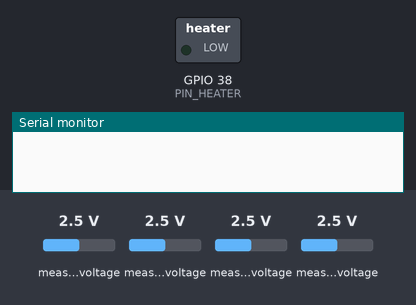
Simulated run of this sketch. Board: ESP32-S3. On the bench: switched loads named in the sketch (green lamp = pin HIGH), the last lines printed to the serial monitor. The test bench sets the inputs (shaded band); at power-on: measured voltage 2.5 V. No radio packets arrive unless stated. At 65.5 s the program puts the board to deep sleep or switches it off; the recording ends there.

Above: at 0.0 s.
At 0.9 s:
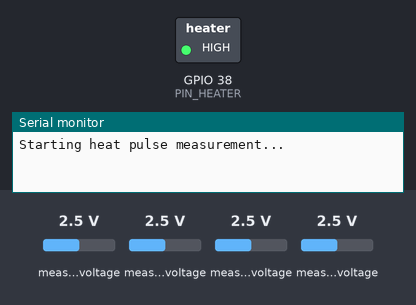
Timing chart, 0 to 6.4 s (numbered marks = the images above):
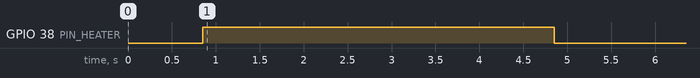

The sketch:

wx_flow.ino
```cpp
/*
 * WX-Flow — Aquifer Flow + Quality Probe Firmware
 * ESP32-S3 + 2× ADS1115 + SX1276 LoRa + SIM7000G
 *
 * Measures:
 *   - Groundwater flow velocity & direction (heat pulse method)
 *   - Conductivity / TDS
 *   - Temperature (PT1000 RTD)
 *   - Water level (submersible pressure transducer)
 * Transmits via LoRa (primary) + LTE Cat-M1 (fallback).
 */

#include <Wire.h>
#include <SPI.h>
#include <LoRa.h>
#include <Adafruit_ADS1X15.h>
#include <ArduinoJson.h>
#include "config.h"
#include "heat_pulse.h"

// ── Globals ─────────────────────────────────────────────────
Adafruit_ADS1115 ads_sensors;  // pressure, conductivity, PT1000
Adafruit_ADS1115 ads_therm;    // 4 thermistors

RTC_DATA_ATTR uint32_t boot_count = 0;
RTC_DATA_ATTR uint32_t tx_fail_count = 0;

struct FullReading {
    FlowResult flow;
    float conductivity_us;
    float tds_ppm;
    float water_temp_c;
    float water_level_ft;
    float pressure_psi;
    float battery_v;
    float solar_v;
};

// ── Forward Declarations ────────────────────────────────────
FullReading read_all();
float       read_pressure_psi();
float       read_conductivity();
float       read_pt1000_temp();
float       read_battery_voltage();
float       read_solar_voltage();
float       mapf(float x, float in_min, float in_max, float out_min, float out_max);
bool        send_lora(const FullReading &r);
bool        send_cellular(const FullReading &r);
String      build_json(const FullReading &r);
void        enter_deep_sleep();
void        sim_power_on();
void        sim_power_off();

// ── Setup ───────────────────────────────────────────────────
void setup() {
    Serial.begin(115200);
    boot_count++;

    Wire.begin(PIN_SDA, PIN_SCL);

    // ADS1115 #1 — sensor channels
    if (!ads_sensors.begin(ADS_ADDR_SENSORS)) {
        Serial.println("ADS #1 (sensors) not found");
    }
    ads_sensors.setGain(GAIN_ONE);

    // ADS1115 #2 — thermistor channels
    if (!ads_therm.begin(ADS_ADDR_THERM)) {
        Serial.println("ADS #2 (thermistors) not found");
    }
    ads_therm.setGain(GAIN_ONE);

    // LoRa
    LoRa.setPins(PIN_LORA_CS, PIN_LORA_RST, PIN_LORA_DIO0);
    SPI.begin(PIN_LORA_SCK, PIN_LORA_MISO, PIN_LORA_MOSI, PIN_LORA_CS);
    bool lora_ok = LoRa.begin(LORA_FREQ);
    if (lora_ok) {
        LoRa.setSpreadingFactor(LORA_SPREAD_FACTOR);
        LoRa.setSignalBandwidth(LORA_BANDWIDTH);
        LoRa.setTxPower(LORA_TX_POWER);
    }

    // Read everything (including ~65s heat pulse cycle)
    FullReading reading = read_all();

    Serial.printf("Boot #%u | Flow: %.1f cm/day @ %.0f° | EC: %.0f µS/cm | "
                  "T: %.1f°C | WL: %.2f ft | Batt: %.2fV\n",
                  boot_count, reading.flow.velocity_cm_day,
                  reading.flow.direction_deg, reading.conductivity_us,
                  reading.water_temp_c, reading.water_level_ft,
                  reading.battery_v);

    // Transmit
    bool sent = false;
    if (lora_ok) sent = send_lora(reading);
    if (!sent) sent = send_cellular(reading);

    if (!sent) tx_fail_count++;
    else tx_fail_count = 0;

    enter_deep_sleep();
}

void loop() {}

// ── Full Reading ────────────────────────────────────────────
FullReading read_all() {
    FullReading r;

    // Heat pulse flow measurement (~65 seconds)
    Serial.println("Starting heat pulse measurement...");
    r.flow = run_heat_pulse(ads_therm);
    Serial.printf("Flow: %.1f cm/day, direction: %.0f°, valid: %d\n",
                  r.flow.velocity_cm_day, r.flow.direction_deg, r.flow.valid);

    // Pressure → water level
    r.pressure_psi  = read_pressure_psi();
    r.water_level_ft = r.pressure_psi * PSI_TO_FT_WATER;
    if (r.water_level_ft < 0) r.water_level_ft = 0;

    // Conductivity
    r.conductivity_us = read_conductivity();
    r.tds_ppm = r.conductivity_us * 0.55f;  // approximate conversion factor

    // Temperature
    r.water_temp_c = read_pt1000_temp();

    // Power
    r.battery_v = read_battery_voltage();
    r.solar_v   = read_solar_voltage();

    return r;
}

// ── Individual Sensor Reads ─────────────────────────────────
float read_pressure_psi() {
    int16_t raw = ads_sensors.readADC_SingleEnded(CH_PRESSURE);
    float voltage = raw * 0.000125f;
    float psi = mapf(voltage, PRESSURE_V_MIN, PRESSURE_V_MAX,
                     PRESSURE_PSI_MIN, PRESSURE_PSI_MAX);
    return constrain(psi, PRESSURE_PSI_MIN, PRESSURE_PSI_MAX);
}

float read_conductivity() {
    // Atlas EZO-EC or DFRobot outputs 0–3.0V proportional to conductivity
    // 0V = 0 µS/cm, 3.0V = 100,000 µS/cm (adjustable via calibration)
    int16_t raw = ads_sensors.readADC_SingleEnded(CH_CONDUCTIVITY);
    float voltage = raw * 0.000125f;
    return mapf(voltage, 0.0f, 3.0f, 0.0f, 100000.0f);
}

float read_pt1000_temp() {
    // PT1000 in Wheatstone bridge with 1kΩ references
    // Output voltage is proportional to resistance deviation
    // PT1000: R = 1000 × (1 + 0.00385 × T)
    // Bridge output ΔV → ΔR → T
    int16_t raw = ads_sensors.readADC_SingleEnded(CH_PT1000);
    float voltage = raw * 0.000125f;

    // Approximate: bridge excitation 3.3V, all arms 1kΩ at 0°C
    // ΔV ≈ Vexc/4 × ΔR/R0 → ΔR = ΔV × 4 × R0 / Vexc
    float delta_r = voltage * 4.0f * 1000.0f / 3.3f;
    float resistance = 1000.0f + delta_r;
    float temp_c = (resistance / 1000.0f - 1.0f) / 0.00385f;

    return temp_c;
}

float read_battery_voltage() {
    int raw = analogRead(PIN_BATTERY_ADC);
    return (raw / 4095.0f) * 3.3f * 2.0f;
}

float read_solar_voltage() {
    int raw = analogRead(PIN_SOLAR_ADC);
    return (raw / 4095.0f) * 3.3f * 2.0f;
}

float mapf(float x, float in_min, float in_max, float out_min, float out_max) {
    return (x - in_min) * (out_max - out_min) / (in_max - in_min) + out_min;
}

// ── LoRa ────────────────────────────────────────────────────
bool send_lora(const FullReading &r) {
    String json = build_json(r);
    LoRa.beginPacket();
    LoRa.print(json);
    bool ok = LoRa.endPacket();
    Serial.printf("LoRa TX: %s\n", ok ? "OK" : "FAIL");
    return ok;
}

// ── Cellular ────────────────────────────────────────────────
bool send_cellular(const FullReading &r) {
    Serial1.begin(115200, SERIAL_8N1, PIN_SIM_RX, PIN_SIM_TX);
    sim_power_on();
    delay(3000);

    Serial1.println("AT");
    delay(500);
    Serial1.println("AT+CNACT=1,\"" APN "\"");
    delay(3000);

    String json = build_json(r);

    Serial1.println("AT+SHCONF=\"URL\",\"https://" SERVER_HOST API_ENDPOINT "\"");
    delay(500);
    Serial1.println("AT+SHCONF=\"BODYLEN\",2048");
    delay(500);
    Serial1.println("AT+SHCONF=\"HEADERLEN\",350");
    delay(500);
    Serial1.println("AT+SHCONN");
    delay(3000);
    Serial1.println("AT+SHCHEAD");
    delay(200);
    Serial1.println("AT+SHAHEAD=\"Content-Type\",\"application/json\"");
    delay(200);
    Serial1.printf("AT+SHBOD=%d,10000\r\n", json.length());
    delay(200);
    Serial1.print(json);
    delay(1000);
    Serial1.println("AT+SHREQ=\"" API_ENDPOINT "\",3");
    delay(5000);

    String resp = "";
    unsigned long start = millis();
    while (millis() - start < 5000) {
        if (Serial1.available()) resp += (char)Serial1.read();
    }

    Serial1.println("AT+SHDISC");
    delay(500);
    Serial1.println("AT+CNACT=0");
    sim_power_off();

    bool ok = resp.indexOf("200") >= 0;
    Serial.printf("Cell TX: %s\n", ok ? "OK" : "FAIL");
    return ok;
}

// ── JSON ────────────────────────────────────────────────────
String build_json(const FullReading &r) {
    JsonDocument doc;

    doc["device_id"]   = DEVICE_ID;
    doc["device_type"] = DEVICE_TYPE;
    doc["fw_version"]  = FIRMWARE_VERSION;
    doc["boot_count"]  = boot_count;

    // Flow data
    JsonObject flow = doc["flow"].to<JsonObject>();
    flow["velocity_cm_day"] = roundf(r.flow.velocity_cm_day * 10) / 10.0f;
    flow["direction_deg"]   = roundf(r.flow.direction_deg);
    flow["valid"]           = r.flow.valid;
    JsonArray peaks = flow["peak_temps"].to<JsonArray>();
    JsonArray times = flow["peak_times"].to<JsonArray>();
    for (int i = 0; i < 4; i++) {
        peaks.add(roundf(r.flow.peak_temps[i] * 100) / 100.0f);
        times.add(roundf(r.flow.peak_times[i] * 10) / 10.0f);
    }

    // Water quality
    doc["conductivity_us"] = roundf(r.conductivity_us);
    doc["tds_ppm"]         = roundf(r.tds_ppm);
    doc["water_temp_c"]    = roundf(r.water_temp_c * 10) / 10.0f;

    // Water level
    doc["water_level_ft"]  = roundf(r.water_level_ft * 100) / 100.0f;
    doc["pressure_psi"]    = roundf(r.pressure_psi * 1000) / 1000.0f;

    // Power
    doc["battery_v"] = roundf(r.battery_v * 100) / 100.0f;
    doc["solar_v"]   = roundf(r.solar_v * 100) / 100.0f;

    String out;
    serializeJson(doc, out);
    return out;
}

// ── Power Management ────────────────────────────────────────
void enter_deep_sleep() {
    LoRa.sleep();
    Serial.printf("Sleeping for %lu ms\n", TX_INTERVAL_MS);
    Serial.flush();
    esp_sleep_enable_timer_wakeup(DEEP_SLEEP_US);
    esp_deep_sleep_start();
}

void sim_power_on() {
    pinMode(PIN_SIM_PWR, OUTPUT);
    digitalWrite(PIN_SIM_PWR, HIGH);
    delay(1000);
    digitalWrite(PIN_SIM_PWR, LOW);
}

void sim_power_off() {
    Serial1.println("AT+CPOWD=1");
    delay(2000);
}
```

heat_pulse.h
```cpp
#pragma once
#include <Adafruit_ADS1X15.h>
#include "config.h"
#include <math.h>

/*
 * Heat Pulse Flow Measurement
 *
 * Principle: Fire a heater at probe center. 4 thermistors (N/E/S/W) at 15mm
 * radius monitor temperature rise. The downstream thermistor sees the fastest
 * and largest rise. From timing and magnitude we derive:
 *   - Flow direction (which quadrant sees max ΔT first)
 *   - Flow velocity (inversely proportional to peak delay time)
 */

struct FlowResult {
    float velocity_cm_day;
    float direction_deg;       // 0=N, 90=E, 180=S, 270=W
    float peak_temps[4];       // peak ΔT for each thermistor (°C above baseline)
    float peak_times[4];       // time to peak for each thermistor (seconds)
    bool  valid;
};

struct ThermTimeSeries {
    static const int MAX_SAMPLES = 600; // 60s at 100ms intervals
    float temps[4][MAX_SAMPLES];
    int   count;
};

// Convert raw ADC to thermistor temperature using Steinhart-Hart (B-parameter)
float thermistor_temp(Adafruit_ADS1115 &adc, uint8_t channel) {
    int16_t raw = adc.readADC_SingleEnded(channel);
    float voltage = raw * 0.000125f;

    // Voltage divider: V = Vref * R_therm / (R_series + R_therm)
    // where Vref = 3.3V applied to top of divider
    float r_therm = THERM_SERIES_R * voltage / (3.3f - voltage);
    if (r_therm <= 0) return -999.0f;

    // Steinhart-Hart simplified (B-parameter equation)
    float steinhart = r_therm / THERM_NOMINAL_R;
    steinhart = logf(steinhart);
    steinhart /= THERM_B_COEFF;
    steinhart += 1.0f / (THERM_NOMINAL_T + 273.15f);
    float temp_c = (1.0f / steinhart) - 273.15f;

    return temp_c;
}

// Read all 4 thermistors at once
void read_all_thermistors(Adafruit_ADS1115 &adc, float out[4]) {
    out[0] = thermistor_temp(adc, CH_THERM_N);
    out[1] = thermistor_temp(adc, CH_THERM_E);
    out[2] = thermistor_temp(adc, CH_THERM_S);
    out[3] = thermistor_temp(adc, CH_THERM_W);
}

/*
 * Run the full heat pulse measurement cycle:
 * 1. Read baseline temperatures (average of 10 readings)
 * 2. Fire heater for HEATER_POWER_MS
 * 3. Monitor all 4 thermistors for FLOW_MONITOR_MS
 * 4. Find peak ΔT and time-to-peak for each
 * 5. Derive flow direction and velocity
 */
FlowResult run_heat_pulse(Adafruit_ADS1115 &therm_adc) {
    FlowResult result;
    result.valid = false;

    // Step 1: Baseline — average 10 readings per thermistor
    float baseline[4] = {0, 0, 0, 0};
    for (int i = 0; i < 10; i++) {
        float t[4];
        read_all_thermistors(therm_adc, t);
        for (int j = 0; j < 4; j++) baseline[j] += t[j];
        delay(50);
    }
    for (int j = 0; j < 4; j++) baseline[j] /= 10.0f;

    // Step 2: Fire heater
    pinMode(PIN_HEATER, OUTPUT);
    digitalWrite(PIN_HEATER, HIGH);
    delay(HEATER_POWER_MS);
    digitalWrite(PIN_HEATER, LOW);
    delay(HEATER_SETTLE_MS);

    // Step 3: Monitor thermistors for FLOW_MONITOR_MS
    float peak_dt[4] = {0, 0, 0, 0};
    float peak_time[4] = {0, 0, 0, 0};

    unsigned long start_ms = millis();
    while (millis() - start_ms < FLOW_MONITOR_MS) {
        float t[4];
        read_all_thermistors(therm_adc, t);

        float elapsed_s = (millis() - start_ms) / 1000.0f;
        for (int j = 0; j < 4; j++) {
            float dt = t[j] - baseline[j];
            if (dt > peak_dt[j]) {
                peak_dt[j] = dt;
                peak_time[j] = elapsed_s;
            }
        }
        delay(FLOW_SAMPLE_MS);
    }

    // Step 4: Find the dominant thermistor (highest peak ΔT)
    int max_idx = 0;
    for (int j = 1; j < 4; j++) {
        if (peak_dt[j] > peak_dt[max_idx]) max_idx = j;
    }

    // Minimum ΔT threshold to consider valid flow
    if (peak_dt[max_idx] < 0.05f) {
        // No measurable flow — essentially stagnant
        result.velocity_cm_day = 0;
        result.direction_deg = -1;
        result.valid = true;
        for (int j = 0; j < 4; j++) {
            result.peak_temps[j] = peak_dt[j];
            result.peak_times[j] = peak_time[j];
        }
        return result;
    }

    // Step 5a: Flow direction from dominant thermistor
    // Refine using weighted average of adjacent thermistors
    const float dirs[4] = {0.0f, 90.0f, 180.0f, 270.0f}; // N, E, S, W
    float sin_sum = 0, cos_sum = 0;
    for (int j = 0; j < 4; j++) {
        float rad = dirs[j] * M_PI / 180.0f;
        float weight = peak_dt[j];
        sin_sum += weight * sinf(rad);
        cos_sum += weight * cosf(rad);
    }
    float direction = atan2f(sin_sum, cos_sum) * 180.0f / M_PI;
    if (direction < 0) direction += 360.0f;

    // Step 5b: Flow velocity from peak delay time
    // v = K / t_peak  (empirical relationship from calibration)
    float velocity = 0;
    if (peak_time[max_idx] > 0.5f) {
        velocity = FLOW_CAL_K / peak_time[max_idx];
    } else {
        velocity = FLOW_CAL_K / 0.5f; // cap at very fast flow
    }

    result.velocity_cm_day = velocity;
    result.direction_deg   = direction;
    result.valid           = true;
    for (int j = 0; j < 4; j++) {
        result.peak_temps[j] = peak_dt[j];
        result.peak_times[j] = peak_time[j];
    }
    return result;
}
```

config.h
```cpp
#pragma once

// ── Pin Assignments ─────────────────────────────────────────
#define PIN_SDA             8
#define PIN_SCL             9
#define PIN_LORA_CS         10
#define PIN_LORA_RST        11
#define PIN_LORA_DIO0       12
#define PIN_LORA_MOSI       35
#define PIN_LORA_MISO       37
#define PIN_LORA_SCK        36
#define PIN_SIM_TX          17
#define PIN_SIM_RX          18
#define PIN_SIM_PWR         21
#define PIN_HEATER          38   // MOSFET gate for nichrome heater
#define PIN_BATTERY_ADC     4
#define PIN_SOLAR_ADC       5

// ── ADS1115 Addresses ───────────────────────────────────────
// Two ADS1115 on I2C: ADDR pin tied differently
#define ADS_ADDR_SENSORS    0x48  // pressure, conductivity, PT1000
#define ADS_ADDR_THERM      0x49  // 4 thermistors (N, E, S, W)

// ADS #1 channels
#define CH_PRESSURE         0     // 4-20mA across 250Ω
#define CH_CONDUCTIVITY     1     // EC circuit analog output
#define CH_PT1000           2     // RTD via Wheatstone bridge

// ADS #2 channels — thermistors in voltage divider with 10kΩ ref
#define CH_THERM_N          0
#define CH_THERM_E          1
#define CH_THERM_S          2
#define CH_THERM_W          3

// ── Pressure Transducer ─────────────────────────────────────
#define PRESSURE_V_MIN      1.0f
#define PRESSURE_V_MAX      5.0f
#define PRESSURE_PSI_MIN    0.0f
#define PRESSURE_PSI_MAX    10.0f
#define PSI_TO_FT_WATER     2.31f

// ── Thermistor Parameters (NTC 10kΩ B=3950) ────────────────
#define THERM_NOMINAL_R     10000.0f
#define THERM_NOMINAL_T     25.0f     // °C
#define THERM_B_COEFF       3950.0f
#define THERM_SERIES_R      10000.0f  // series resistor in divider

// ── Heat Pulse Parameters ───────────────────────────────────
#define HEATER_POWER_MS     4000     // heat pulse duration (4 seconds)
#define HEATER_SETTLE_MS    500      // wait after power-off before sampling
#define FLOW_SAMPLE_MS      100      // sample interval during monitoring
#define FLOW_MONITOR_MS     60000    // total monitoring window (60 seconds)
#define THERM_DISTANCE_MM   15.0f    // thermistors are 15mm from heater center

// Flow velocity calibration: delay_seconds → cm/day
// Derived from lab calibration with known flow velocities
// v = K / delay_peak  where K is empirical constant
#define FLOW_CAL_K          900.0f   // calibrate in lab; cm·s/day

// ── Timing ──────────────────────────────────────────────────
#define TX_INTERVAL_MS      (15UL * 60UL * 1000UL)
#define DEEP_SLEEP_US       (TX_INTERVAL_MS * 1000ULL)

// ── LoRa ────────────────────────────────────────────────────
#define LORA_FREQ           915E6
#define LORA_BANDWIDTH      125E3
#define LORA_SPREAD_FACTOR  7
#define LORA_TX_POWER       17

// ── Cellular ────────────────────────────────────────────────
#define APN                 "iot.1nce.net"
#define SERVER_HOST         "api.waterxchange.io"
#define SERVER_PORT         443
#define API_ENDPOINT        "/hardware/data"

// ── Device ──────────────────────────────────────────────────
#define DEVICE_TYPE         "wx-flow"
#define DEVICE_ID           "WXF-001"
#define FIRMWARE_VERSION    "1.0.0"
```

Measured:
- by itself, GPIO 38 (PIN_HEATER): LOW → HIGH at 0.85 s, → LOW 4.0 s later
